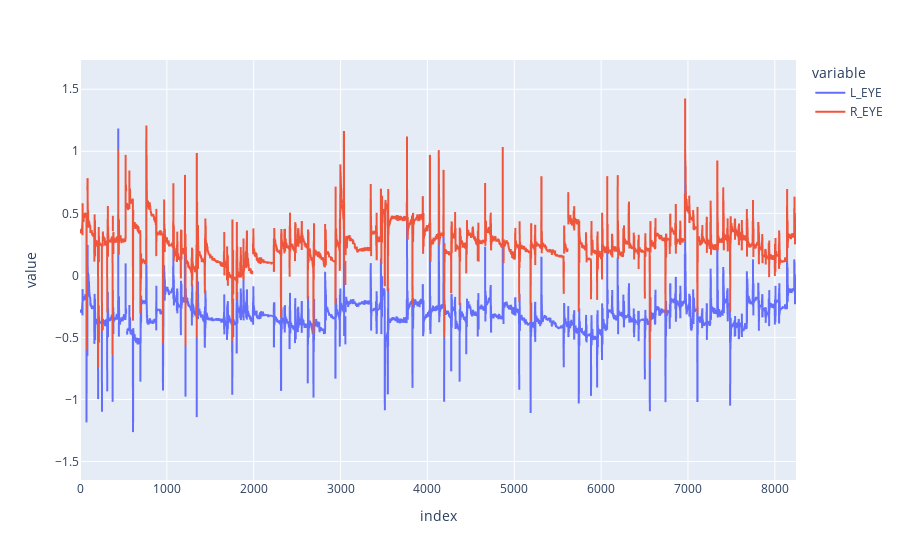

The cell this chart's notebook holds for it:
### Code cell
fig = px.line(data,y=['L_EYE','R_EYE'])
fig

### Figure 1 — Plotly figure (JSON) as saved in the notebook; plotly's stock layout.template omitted (floating-point values rounded to 4 significant figures; data arrays with more than 128 entries replaced by an {"elided": "..."} marker saying what was removed)
{"data": [{"hovertemplate": "variable=L_EYE<br>index=%{x}<br>value=%{y}<extra></extra>", "legendgroup": "L_EYE", "line": {"color": "#636efa", "dash": "solid"}, "marker": {"symbol": "circle"}, "mode": "lines", "name": "L_EYE", "showlegend": true, "type": "scattergl", "x": {"elided": "8245 int values"}, "xaxis": "x", "y": {"elided": "8245 float values"}, "yaxis": "y"}, {"hovertemplate": "variable=R_EYE<br>index=%{x}<br>value=%{y}<extra></extra>", "legendgroup": "R_EYE", "line": {"color": "#EF553B", "dash": "solid"}, "marker": {"symbol": "circle"}, "mode": "lines", "name": "R_EYE", "showlegend": true, "type": "scattergl", "x": {"elided": "8245 int values"}, "xaxis": "x", "y": {"elided": "8245 float values"}, "yaxis": "y"}], "layout": {"legend": {"title": {"text": "variable"}, "tracegroupgap": 0}, "margin": {"t": 60}, "xaxis": {"anchor": "y", "domain": [0, 1], "title": {"text": "index"}}, "yaxis": {"anchor": "x", "domain": [0, 1], "title": {"text": "value"}}}}
